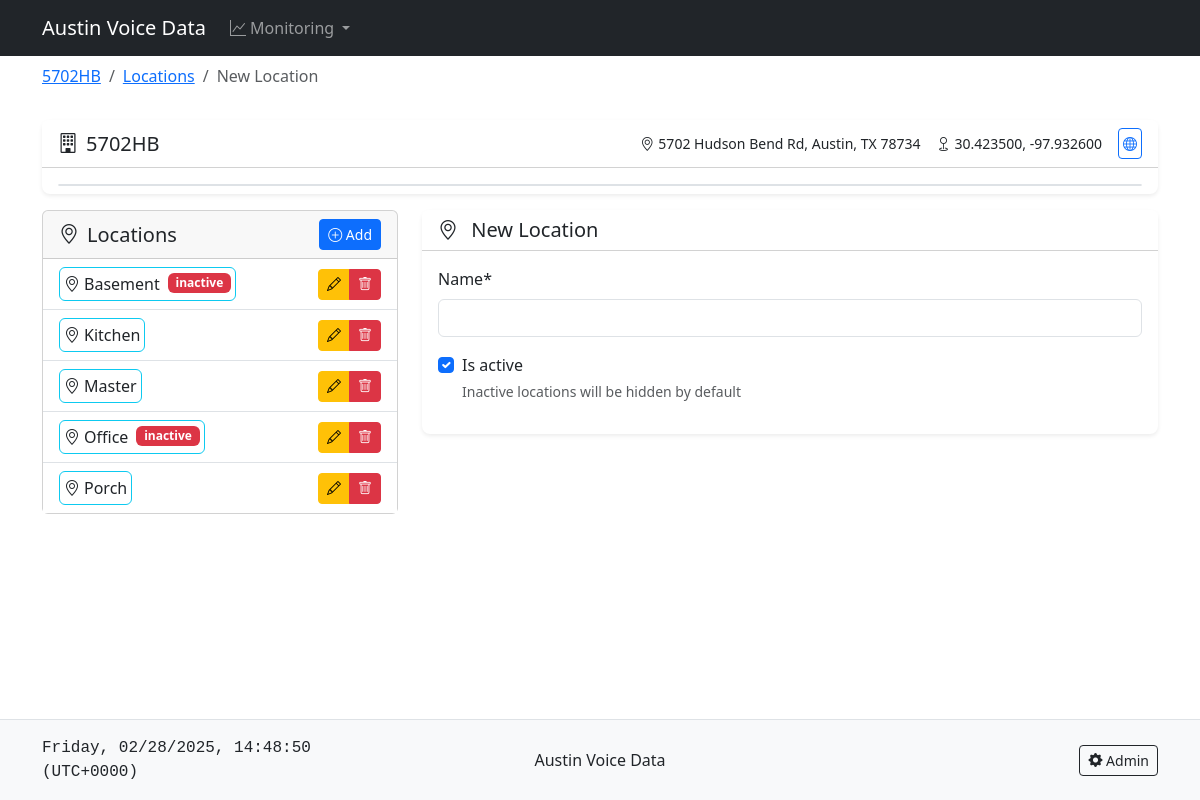
The app's page /5702hb/location/create/ with its own data.
### sensors/models.py (models this page shows, shortened)
class Place(models.Model):
    name = models.CharField(max_length=100)
    slug = models.SlugField(unique=True, null=True, blank=True)
    address = models.TextField()
    latitude = models.DecimalField(max_digits=9, decimal_places=6)
    longitude = models.DecimalField(max_digits=9, decimal_places=6)
    is_active = models.BooleanField(default=True)
    site_plan = models.ImageField(
        upload_to='site_plans/',
        null=True,
        blank=True,
        validators=[
            FileExtensionValidator(['jpg', 'jpeg', 'png']),
            validate_image_size
        ],
        help_text="Upload a site plan image (JPG/PNG, minimum 1024x768, max 5MB)"
    )
    site_plan_scale = models.FloatField(default=1.0)
    site_plan_x = models.FloatField(default=0)
    site_plan_y = models.FloatField(default=0)
    created_at = models.DateTimeField(auto_now_add=True)
    updated_at = models.DateTimeField(auto_now=True)
    class Meta:
        verbose_name_plural = '1. Places'

class Location(models.Model):
    name = models.CharField(max_length=100)
    place = models.ForeignKey(Place, on_delete=models.CASCADE, related_name='locations')
    x_coord = models.DecimalField(max_digits=5, decimal_places=2, null=True, blank=True)
    y_coord = models.DecimalField(max_digits=5, decimal_places=2, null=True, blank=True)
    is_active = models.BooleanField(
        default=True,
        help_text="Inactive locations will be hidden by default"
    )
    created_at = models.DateTimeField(auto_now_add=True)
    updated_at = models.DateTimeField(auto_now=True)
    class Meta:
        verbose_name_plural = '2. Locations'

### sensors/views.py (the view, shortened to what this page needs)
# urls.py: path('<slug:place_slug>/location/create/', views.LocationCreateView.as_view(), name='location_create'),
class LocationCreateView(SuccessMessageMixin, CreateView):
    model = Location
    fields = ['name', 'is_active']
    template_name = 'sensors/location_form.html'
    success_message = "Location %(name)s was created successfully"
    def get_context_data(self, **kwargs):
        context = super().get_context_data(**kwargs)
        place_slug = self.kwargs.get('place_slug')
        if place_slug:
            context['place'] = get_object_or_404(Place, slug=place_slug)
        return context

### sensors/templates/sensors/location_form.html (shortened to what this page needs)
{% extends "sensors/base.html" %}
{% load widget_tweaks %}
{% load crispy_forms_tags %}
{% block content %}
<div class="row">
    <div class="col-md-12 mb-3">
        <nav aria-label="breadcrumb">
            <ol class="breadcrumb">
                <li class="breadcrumb-item">
                    <a href="{% url 'sensors:place_detail' place.slug %}">{{ place.name }}</a>
                </li>
                <li class="breadcrumb-item">
                    <a href="{% url 'sensors:place_locations' place_slug=place.slug %}">Locations</a>
                </li>
                <li class="breadcrumb-item active">
                    {% if object %}Edit Location{% else %}New Location{% endif %}
                </li>
            </ol>
        </nav>
    </div>
    <div class="col-12">
        {% include "sensors/includes/place_title_card.html" with place=place show_map=True %}
    </div>
    <div class="col-md-4">
        <div class="card mb-3">
            <div class="card-header d-flex justify-content-between align-items-center py-2">
                <h5 class="card-title mb-0">
                    <i class="bi bi-geo-alt me-2"></i>Locations
                </h5>
                <a href="{% url 'sensors:location_create' place_slug=place.slug %}"
                   class="btn btn-primary btn-sm">
                    <i class="bi bi-plus-circle"></i> Add
                </a>
            </div>
            <div class="card-body p-0">
                <div class="list-group list-group-flush">
                    {% for location in place.locations.all|dictsort:"name" %}
                    <div class="list-group-item py-2 {% if object and object.pk == location.pk %}bg-light{% endif %}">
                        <div class="d-flex justify-content-between align-items-center">
                            <a href="{% url 'sensors:location_detail' place_slug=place.slug pk=location.pk %}"
                               class="btn btn-outline-info text-dark m-0 p-1 small d-flex align-items-center">
                                <i class="bi bi-geo-alt me-1"></i>
                                <span class="d-inline-block text-truncate" style="max-width: 150px;">{{ location.name }}</span>
                                {% if not location.is_active %}
                                <span class="badge bg-danger ms-2">inactive</span>
                                {% endif %}
                            </a>
                            <div class="btn-group btn-group-sm">
                                <a href="{% url 'sensors:location_update' place_slug=place.slug pk=location.pk %}"
                                   class="btn btn-warning">
                                    <i class="bi bi-pencil"></i>
                                </a>
                                <a href="{% url 'sensors:location_delete' place_slug=place.slug pk=location.pk %}"
                                   class="btn btn-danger">
                                    <i class="bi bi-trash"></i>
                                </a>
                            </div>
                        </div>
                    </div>
                    {% empty %}
                    <div class="text-center py-4">
                        <p class="mb-0">No locations found.</p>
                    </div>
                    {% endfor %}
                </div>
            </div>
        </div>
    </div>
    <div class="col-md-8">
        <div class="card rounded-3 shadow-sm border-0">
            <div class="card-header bg-white py-2">
                <h5 class="card-title mb-0">
                    <i class="bi bi-geo-alt me-2"></i>
                    {% if object %}Edit Location{% else %}New Location{% endif %}
                </h5>
            </div>
            <div class="card-body">
                {% crispy form %}
            </div>
        </div>
    </div>
</div>
{% endblock %}

### sensors/templates/sensors/includes/place_title_card.html (shortened to what this page needs)
{% load widget_tweaks %}
<div class="card rounded-3 shadow-sm border-0 mb-3">
    <div class="card-header bg-white py-2">
        <div class="d-flex justify-content-between align-items-center">
            <h5 class="card-title mb-0">
                <i class="bi bi-building me-2"></i>{{ place.name }}
            </h5>
            <div class="d-flex align-items-center gap-3 small">
                <span>
                    <i class="bi bi-geo-alt me-1"></i>{{ place.address }}
                </span>
                <span>
                    <i class="bi bi-geo me-1"></i>{{ place.latitude }}, {{ place.longitude }}
                </span>
                <a href="https://www.google.com/maps?q={{ place.latitude }},{{ place.longitude }}"
                   onclick="window.open(this.href, 'googleMaps', 'width=800,height=600'); return false;"
                   class="btn btn-outline-primary btn-sm p-1"
                   title="Open in Google Maps">
                    <i class="bi bi-globe"></i>
                </a>
            </div>
        </div>
    </div>
    {% if show_map %}
    <div class="card-body py-2">
        <div class="row mt-2">
            <div class="col-12">
                <div class="border rounded">
                </div>
            </div>
        </div>
    </div>
    {% endif %}
</div>

### sensors/templates/sensors/base.html (style rules this page uses)
html, body { height: 100%; }
body { display: flex; flex-direction: column; min-height: 100vh; }

### records on screen
Place: name "5702HB", address "5702 Hudson Bend Rd, Austin, TX 78734", latitude "30.423500", longitude "-97.932600"
Location: name "Basement", is_active "inactive"
Location: name "Kitchen"
Location: name "Master"
Location: name "Office", is_active "inactive"
Location: name "Porch"
